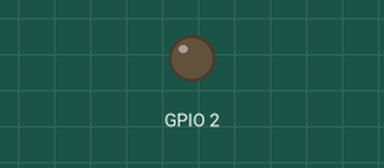
Simulated run of this program. Board: Raspberry Pi (BCM pin numbers). Shown: output pins drawn as LEDs (lit = HIGH).

Above: at 2.0 s.
Timing chart, 0 to 5.2 s (numbered marks = the images above):
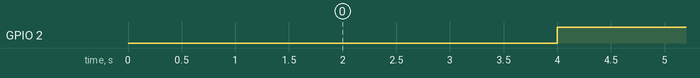

Measured:
- by itself, GPIO 2: alternates HIGH for 2.0 s and LOW for 2.0 s

The program:

lab7.py
```python
import RPi.GPIO as GPIO
import time

GPIO.setmode(GPIO.BCM)
GPIO.setup(2,GPIO.OUT,initial=GPIO.LOW)

toggle_1=0

def print_thread1():
    while True:
        global toggle_1
        time.sleep(2)
        GPIO.output(2,toggle_1)
        toggle_1= toggle_1 ^ 1


print_thread1()
```
